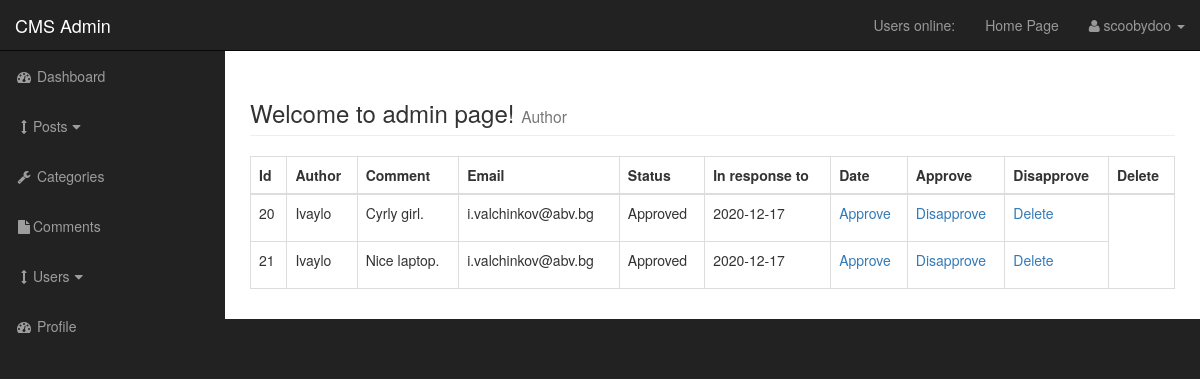
The page /admin/comments.php (signed in) on the database its author committed.
### tables this page shows
CREATE TABLE `comments` (
  `comment_id` int(3) NOT NULL,
  `comment_post_id` int(3) NOT NULL,
  `comment_author` varchar(100) NOT NULL,
  `comment_email` varchar(100) NOT NULL,
  `comment_content` text NOT NULL,
  `comment_status` varchar(100) NOT NULL,
  `comment_date` date NOT NULL
);

### admin/includes/view_all_comments.php (the view, shortened to what this page needs)
    <table class = "table table-bordered table-hover">
        <thead>
            <tr>
                <th>Id</th>
                <th>Author</th>
                <th>Comment</th>
                <th>Email</th>
                <th>Status</th>
                <th>In response to</th>
                <th>Date</th>
                <th>Approve</th>
                <th>Disapprove</th>
                <th>Delete</th>
            </tr>
        </thead>
    <tbody>
<?php
    global $conn_db_cms;
    $query = "SELECT * FROM comments";
    $select_comment = mysqli_query($conn_db_cms, $query);
    while($row = mysqli_fetch_assoc($select_comment)){
        $comment_id = $row['comment_id'];
        $comment_author =  $row['comment_author'];
        $comment_content = $row['comment_content'];
        $comment_email =  $row['comment_email'];
        $comment_status =  $row['comment_status'];
        $comment_date = $row['comment_date'];
        echo "<tr>";
        echo "<td>$comment_id</td>";
        echo "<td>$comment_author</td>";
        echo "<td>$comment_content</td>";
        echo "<td>$comment_email</td>";
        echo "<td>$comment_status</td>";
        echo "<td>$comment_date</td>";
        echo "<td><a href = 'comments.php?approved=$comment_id'>Approve</a></td>";
        echo "<td><a href = 'comments.php?disapproved=$comment_id'>Disapprove</a></td>";
        echo "<td><a href = 'comments.php?delete=$comment_id'>Delete</a></td>";
        echo "</tr>";
    }
    ?>
    </tbody>
</table>

### admin/css/sb-admin.css (style rules this page uses)
body { margin-top: 100px; background-color: #222; }
@media (min-width:768px) { body { margin-top: 50px; } }

### rows shown on the page
comments: comment_id "20", comment_author "Ivaylo", comment_content "Cyrly girl.", comment_email "i.valchinkov@abv.bg", comment_status "Approved", comment_date "2020-12-17"
comments: comment_id "21", comment_author "Ivaylo", comment_content "Nice laptop.", comment_email "i.valchinkov@abv.bg", comment_status "Approved", comment_date "2020-12-17"

### other values the page prints
$_SESSION['username'] "scoobydoo"
